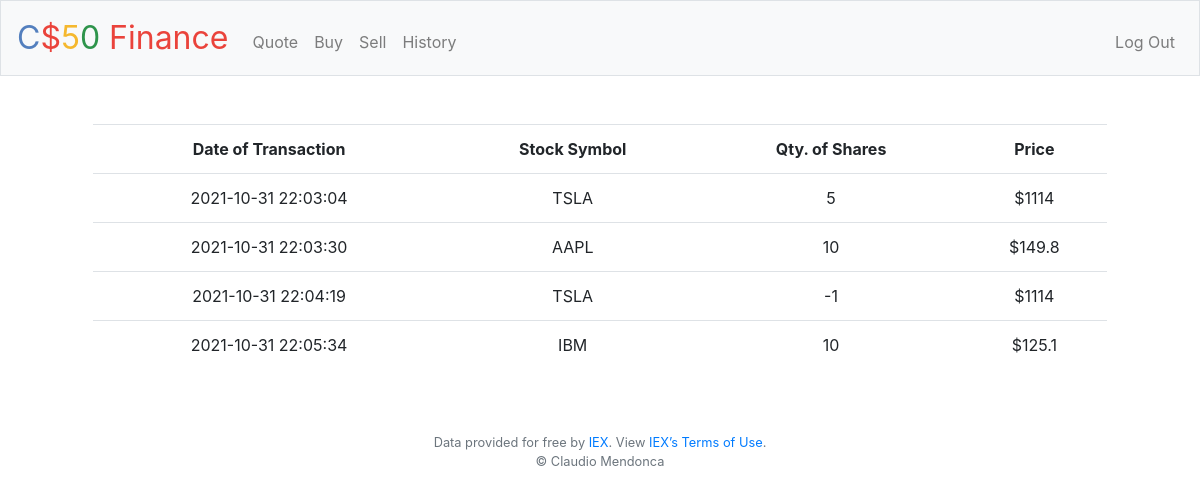
The app's page /history (signed in) with its own data.
### tables this page shows
CREATE TABLE 'transactions' ('user_id' integer NOT NULL, 'stock' text NOT NULL, 'quantity' integer NOT NULL, 'price' numeric NOT NULL, 'date' text NOT NULL);

### application.py (the view)
@app.route("/history")
@login_required
def history():
    portfolio = db.execute("SELECT stock, quantity, price, date FROM transactions WHERE user_id = ?", session["user_id"])
    if not portfolio:
        return apology("sorry you have no transactions on record")
    return render_template("history.html", stocks=portfolio)

### application.py (called while the page is built)
@app.after_request
def after_request(response):
    response.headers["Cache-Control"] = "no-cache, no-store, must-revalidate"
    response.headers["Expires"] = 0
    response.headers["Pragma"] = "no-cache"
    return response

### helpers.py (called while the page is built)
def login_required(f):
    @wraps(f)
    def decorated_function(*args, **kwargs):
        if session.get("user_id") is None:
            return redirect("/login")
        return f(*args, **kwargs)
    return decorated_function

### templates/history.html (shortened to what this page needs)
{% extends "layout.html" %}
{% block main %}
    <div class="container">
        <table class="table">
            <tr>
                <th>Date of Transaction</th>
                <th>Stock Symbol</th>
                <th>Qty. of Shares</th>
                <th>Price</th>
            </tr>
            {% for stock in stocks %}
                <tr>
                    <td>{{ stock['date'] }}</td>
                    <td>{{ stock['stock'].upper() }}</td>
                    <td>{{ stock['quantity'] }}</td>
                    <td>${{ stock['price'] }}</td>
                </tr>
            {% endfor %}
        </table>
    </div>
{% endblock %}

### templates/layout.html (shortened to what this page needs)
<!DOCTYPE html>
<html lang="en">
    <head>
        <link rel="stylesheet" href="https://cdn.jsdelivr.net/npm/bootstrap@4.5.3/dist/css/bootstrap.min.css">
        <link href="/static/styles.css" rel="stylesheet">
    </head>
    <body>
        <nav class="navbar navbar-expand-md navbar-light bg-light border">
            <a class="navbar-brand" href="/"><span class="blue">C</span><span class="red">$</span><span class="yellow">5</span><span class="green">0</span> <span class="red">Finance</span></a>
            <div class="collapse navbar-collapse" id="navbar">
                {% if session.user_id %}
                    <ul class="navbar-nav mr-auto mt-2">
                        <li class="nav-item"><a class="nav-link" href="/quote">Quote</a></li>
                        <li class="nav-item"><a class="nav-link" href="/buy">Buy</a></li>
                        <li class="nav-item"><a class="nav-link" href="/sell">Sell</a></li>
                        <li class="nav-item"><a class="nav-link" href="/history">History</a></li>
                    </ul>
                    <ul class="navbar-nav ml-auto mt-2">
                        <li class="nav-item"><a class="nav-link" href="/logout">Log Out</a></li>
                    </ul>
                {% else %}
                    <ul class="navbar-nav ml-auto mt-2">
                        <li class="nav-item"><a class="nav-link" href="/register">Register</a></li>
                        <li class="nav-item"><a class="nav-link" href="/login">Log In</a></li>
                    </ul>
                {% endif %}
            </div>
        </nav>
        <main class="container p-5">
            {% block main %}{% endblock %}
        </main>
        <footer class="small text-center text-muted">
            Data provided for free by <a href="https://iextrading.com/developer">IEX</a>. View <a href="https://iextrading.com/api-exhibit-a/">IEX’s Terms of Use</a>.
        </footer>
        <footer class="small text-center text-muted">
            &#169; Claudio Mendonca
        </footer>
    </body>
</html>

### static/styles.css (style rules this page uses)
nav .navbar-brand { font-size: xx-large; }
nav .navbar-brand .blue { color: #537fbe; }
nav .navbar-brand .red { color: #ea433b; }
nav .navbar-brand .yellow { color: #f5b82e; }
nav .navbar-brand .green { color: #2e944b; }
main { overflow-x: auto; text-align: center; }

### records on screen
transactions: date "2021-10-31 22:03:04", stock "TSLA", quantity "5", price "1114"
transactions: date "2021-10-31 22:03:30", stock "AAPL", quantity "10", price "149.8"
transactions: date "2021-10-31 22:04:19", stock "TSLA", quantity "-1", price "1114"
transactions: date "2021-10-31 22:05:34", stock "IBM", quantity "10", price "125.1"
